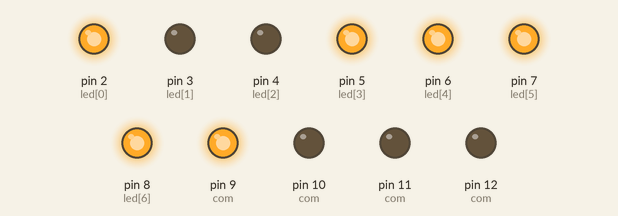
Simulated run of this sketch. Board: Arduino Uno, built with avr-gcc and run on an emulated ATmega328P. Parts: output pins drawn as LEDs (lit = HIGH).

Above: at 0.2 s.
At 1.2 s:
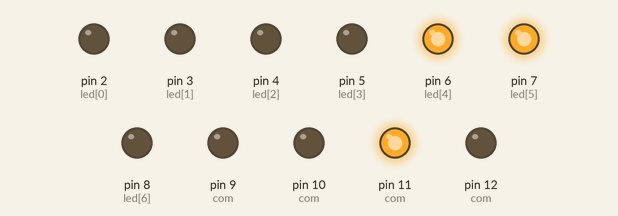
At 2.7 s:
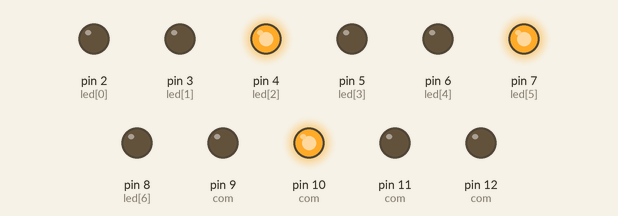
At 3.7 s:
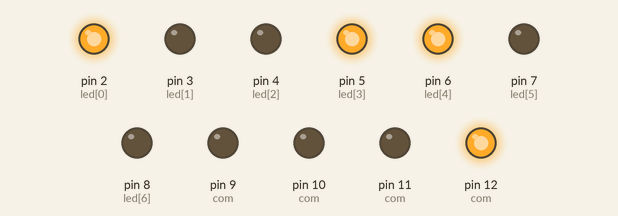
Timing chart, 0 to 4.6 s (numbered marks = the images above):
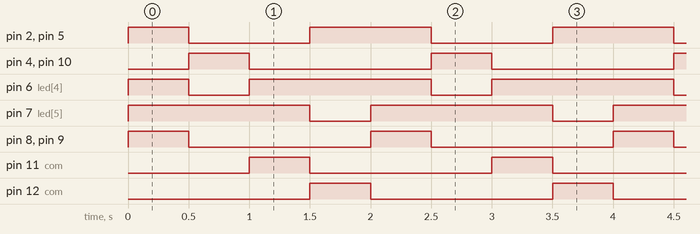

The sketch:

523_0.ino
```cpp
// p.293 (공통 양극 4자리 7세그먼트)

const unsigned int led[7] = { 2, 3, 4, 5, 6, 7, 8 };
const unsigned int com[1+4] = { -1, 9, 10, 11, 12 };

const unsigned int num[10][7] = {
  { 1, 1, 1, 1, 1, 1, 0 }, /* 0 */
  { 0, 1, 1, 0, 0, 0, 0 }, /* 1 */
  { 1, 1, 0, 1, 1, 0, 1 }, /* 2 */
  { 1, 1, 1, 1, 0, 0, 1 }, /* 3 */
  { 0, 1, 1, 0, 0, 1, 1 }, /* 4 */
  { 1, 0, 1, 1, 0, 1, 1 }, /* 5 */
  { 1, 0, 1, 1, 1, 1, 1 }, /* 6 */
  { 1, 1, 1, 0, 0, 1, 0 }, /* 7 */
  { 1, 1, 1, 1, 1, 1, 1 }, /* 8 */
  { 1, 1, 1, 1, 0, 1, 1 }  /* 9 */
};

void display_init() {
  for (int x = 0; x < 7; x++) {
    pinMode(led[x], OUTPUT);
  }

  for (int y = 1; y <= 4; y++) {
    pinMode(com[y], OUTPUT);
  }
}

void display_clear() {
  for (int x = 0; x < 7; x++) {
    digitalWrite(led[x], HIGH); // 공통양극
  }
  for (int y = 1; y <= 4; y++) {
    digitalWrite(com[y], LOW); // 공통양극
  }
}

void display_number(unsigned int n, unsigned int m) {
  display_clear();

  if (0 <= n && n <= 9 && 1 <= m && m <= 4) {
    for (int x = 0; x < 7; x++) {
      digitalWrite(led[x], num[n][x] == 1 ? LOW : HIGH); // 공통양극
    }
    digitalWrite(com[m], HIGH); // 공통양극
  }
}

void setup() {
  display_init();
}

void loop() {
  display_number(1, 1);
  delay(500);
  display_number(2, 2);
  delay(500);
  display_number(3, 3);
  delay(500);
  display_number(4, 4);
  delay(500);
}
```

Measured:
- by itself, pin 2 (led[0]), pin 5 (led[3]): repeats every 2.0 s: LOW 1.0 s, HIGH 1.0 s
- by itself, pin 4 (led[2]), pin 8 (led[6]), pin 9 (com), pin 10 (com), pin 11 (com), pin 12 (com): alternates HIGH for 0.50 s and LOW for 1.5 s
- by itself, pin 6 (led[4]): repeats every 2.0 s: LOW 0.50 s, HIGH 1.5 s
- by itself, pin 7 (led[5]): alternates HIGH for 1.5 s and LOW for 0.50 s
